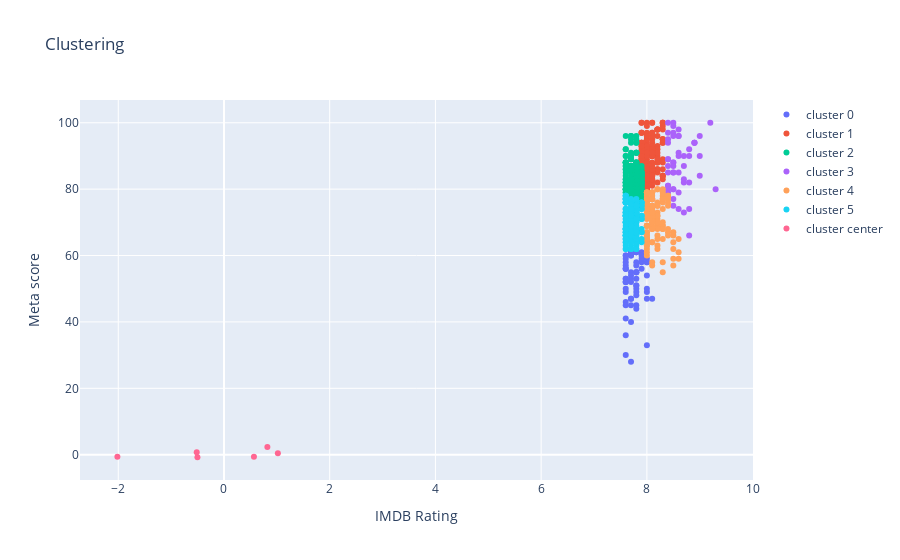

Source (notebook cell):
### Code cell
plot_data = []
for clus in set(data_km['cluster']):
    df = data_km[data_km['cluster'] == clus]
    plot_data.append(go.Scatter(x= df['IMDB_Rating'], y= df['Meta_score'], 
                                # text=df["name"], 
                                name = 'cluster ' + str(clus), mode = 'markers'))

# Added the following for cluster centers
df_cc = pd.DataFrame(km.cluster_centers_)
plot_data.append(go.Scatter(x= df_cc[1], y= df_cc[0], 
                            # text=df["name"], 
                            name = 'cluster center', mode = 'markers'))

layout = go.Layout(xaxis = dict(title='IMDB Rating'), yaxis = dict(title= 'Meta score'), 
                   title = 'Clustering')
fig = go.Figure(data= plot_data, layout=layout)
plotly.offline.iplot(fig)

### Figure 1 — Plotly figure (JSON) as saved in the notebook; plotly's stock layout.template omitted (floating-point values rounded to 4 significant figures; data arrays with more than 128 entries replaced by an {"elided": "..."} marker saying what was removed)
{"data": [{"mode": "markers", "name": "cluster 0", "type": "scatter", "x": [8.1, 8, 8, 8, 8, 8, 8, 8, 8, 7.9, 7.9, 7.9, 7.9, 7.9, 7.8, 7.8, 7.8, 7.8, 7.8, 7.8, 7.8, 7.8, 7.8, 7.8, 7.8, 7.8, 7.8, 7.8, 7.8, 7.8, 7.7, 7.7, 7.7, 7.7, 7.7, 7.7, 7.7, 7.7, 7.7, 7.7, 7.7, 7.7, 7.7, 7.6, 7.6, 7.6, 7.6, 7.6, 7.6, 7.6, 7.6, 7.6, 7.6, 7.6, 7.6, 7.6, 7.6, 7.6, 7.6, 7.6, 7.6, 7.6, 7.6], "y": [47, 49, 50, 33, 54, 58, 47, 59, 58, 58, 56, 61, 59, 60, 55, 49, 51, 55, 58, 51, 53, 61, 48, 44, 61, 50, 55, 57, 45, 61, 60, 40, 45, 53, 61, 47, 55, 28, 60, 52, 47, 54, 61, 60, 57, 53, 36, 52, 56, 46, 45, 56, 30, 52, 53, 41, 49, 52, 58, 56, 60, 59, 50]}, {"mode": "markers", "name": "cluster 1", "type": "scatter", "x": {"elided": "144 float values"}, "y": {"elided": "144 int values"}}, {"mode": "markers", "name": "cluster 2", "type": "scatter", "x": {"elided": "158 float values"}, "y": {"elided": "158 int values"}}, {"mode": "markers", "name": "cluster 3", "type": "scatter", "x": [9.3, 9.2, 9, 9, 9, 8.9, 8.9, 8.9, 8.8, 8.8, 8.8, 8.8, 8.8, 8.7, 8.7, 8.7, 8.7, 8.7, 8.6, 8.6, 8.6, 8.6, 8.6, 8.6, 8.6, 8.6, 8.5, 8.5, 8.5, 8.5, 8.5, 8.5, 8.5, 8.5, 8.5, 8.5, 8.5, 8.5, 8.5, 8.4, 8.4, 8.4, 8.4, 8.4, 8.4, 8.4, 8.4, 8.4, 8.4, 8.4, 8.4], "y": [80, 100, 84, 90, 96, 94, 94, 94, 74, 66, 92, 82, 90, 87, 73, 90, 82, 83, 96, 74, 79, 96, 91, 85, 90, 98, 88, 85, 85, 77, 88, 75, 80, 87, 80, 97, 100, 96, 99, 79, 87, 81, 81, 95, 89, 80, 85, 94, 89, 97, 100]}, {"mode": "markers", "name": "cluster 4", "type": "scatter", "x": [8.6, 8.6, 8.6, 8.5, 8.5, 8.5, 8.5, 8.5, 8.5, 8.4, 8.4, 8.4, 8.4, 8.4, 8.4, 8.4, 8.4, 8.3, 8.3, 8.3, 8.3, 8.3, 8.3, 8.3, 8.3, 8.3, 8.3, 8.3, 8.3, 8.3, 8.3, 8.3, 8.3, 8.2, 8.2, 8.2, 8.2, 8.2, 8.2, 8.2, 8.2, 8.2, 8.2, 8.2, 8.2, 8.2, 8.2, 8.2, 8.2, 8.1, 8.1, 8.1, 8.1, 8.1, 8.1, 8.1, 8.1, 8.1, 8.1, 8.1, 8.1, 8.1, 8.1, 8.1, 8.1, 8.1, 8.1, 8.1, 8.1, 8.1, 8.1, 8.1, 8.1, 8.1, 8.1, 8.1, 8.1, 8.1, 8.1, 8.1, 8.1, 8.1, 8, 8, 8, 8, 8, 8, 8, 8, 8, 8, 8, 8, 8, 8, 8, 8, 8, 8, 8, 8, 8, 8, 8, 8, 8, 8, 8, 8, 8, 8, 8, 8, 8, 8, 8, 8, 8, 8, 8], "y": [61, 59, 65, 59, 57, 66, 67, 62, 64, 75, 78, 68, 78, 67, 77, 76, 66, 78, 77, 80, 69, 69, 55, 68, 70, 77, 68, 79, 76, 65, 58, 77, 74, 69, 80, 71, 63, 75, 68, 62, 70, 80, 72, 66, 76, 73, 65, 72, 75, 74, 77, 77, 79, 71, 74, 70, 72, 68, 75, 73, 79, 64, 69, 75, 79, 64, 58, 73, 71, 77, 77, 68, 79, 75, 78, 57, 77, 70, 77, 75, 72, 73, 69, 78, 66, 65, 71, 73, 76, 76, 67, 62, 65, 79, 69, 64, 64, 72, 74, 74, 69, 75, 63, 60, 77, 61, 74, 76, 72, 72, 72, 65, 77, 79, 79, 67, 66, 79, 63, 69, 65]}, {"mode": "markers", "name": "cluster 5", "type": "scatter", "x": {"elided": "177 float values"}, "y": {"elided": "177 int values"}}, {"mode": "markers", "name": "cluster center", "type": "scatter", "x": [-2.016, 1.019, 0.5669, 0.8211, -0.5156, -0.502], "y": [-0.6249, 0.4468, -0.6385, 2.342, 0.7588, -0.7647]}], "layout": {"title": {"text": "Clustering"}, "xaxis": {"title": {"text": "IMDB Rating"}}, "yaxis": {"title": {"text": "Meta score"}}}}
